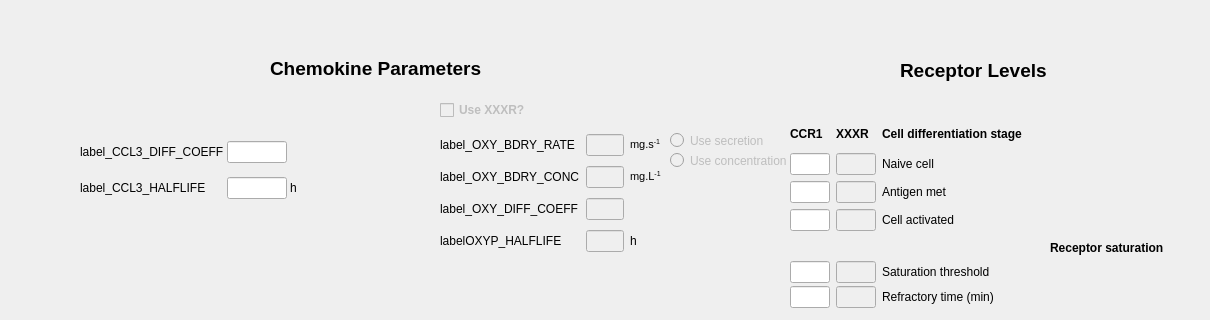
          <widget class="QWidget" name="tab_chemo">
           <attribute name="title">
            <string>Chemokine</string>
           </attribute>
           <widget class="QWidget" name="gridLayoutWidget_2">
            <property name="geometry">
             <rect>
              <x>80</x>
              <y>130</y>
              <width>217</width>
              <height>81</height>
             </rect>
            </property>
            <layout class="QGridLayout" name="gridLayout_CCR1">
             <property name="spacing">
              <number>3</number>
             </property>
             <item row="0" column="0" colspan="2">
              <widget class="QMyLabel" name="label_CCL3_DIFF_COEFF">
               <property name="text">
                <string>label_CCL3_DIFF_COEFF</string>
               </property>
              </widget>
             </item>
             <item row="0" column="2">
              <widget class="QLineEdit" name="line_CCL3_DIFF_COEFF"/>
             </item>
             <item row="1" column="0" colspan="2">
              <widget class="QMyLabel" name="label_CCL3_HALFLIFE">
               <property name="text">
                <string>label_CCL3_HALFLIFE</string>
               </property>
              </widget>
             </item>
             <item row="1" column="2">
              <widget class="QLineEdit" name="line_CCL3_HALFLIFE"/>
             </item>
             <item row="1" column="3">
              <widget class="QLabel" name="units_CCL21life">
               <property name="text">
                <string>h</string>
               </property>
              </widget>
             </item>
            </layout>
           </widget>
           <widget class="QCheckBox" name="cbox_USE_XXXR">
            <property name="enabled">
             <bool>false</bool>
            </property>
            <property name="geometry">
             <rect>
              <x>440</x>
              <y>100</y>
              <width>90</width>
              <height>20</height>
             </rect>
            </property>
            <property name="font">
             <font>
              <weight>75</weight>
              <bold>true</bold>
             </font>
            </property>
            <property name="text">
             <string>Use XXXR?</string>
            </property>
           </widget>
           <widget class="QWidget" name="gridLayoutWidget_4">
            <property name="geometry">
             <rect>
              <x>440</x>
              <y>130</y>
              <width>221</width>
              <height>126</height>
             </rect>
            </property>
            <layout class="QGridLayout" name="gridLayout_XXXR">
             <item row="1" column="0" colspan="2">
              <widget class="QMyLabel" name="label_OXY_BDRY_CONC">
               <property name="text">
                <string>label_OXY_BDRY_CONC</string>
               </property>
              </widget>
             </item>
             <item row="1" column="2">
              <widget class="QLineEdit" name="line_OXY_BDRY_CONC">
               <property name="enabled">
                <bool>false</bool>
               </property>
              </widget>
             </item>
             <item row="2" column="0" colspan="2">
              <widget class="QMyLabel" name="label_OXY_DIFF_COEFF">
               <property name="text">
                <string>label_OXY_DIFF_COEFF</string>
               </property>
              </widget>
             </item>
             <item row="2" column="2">
              <widget class="QLineEdit" name="line_OXY_DIFF_COEFF">
               <property name="enabled">
                <bool>false</bool>
               </property>
              </widget>
             </item>
             <item row="3" column="0" colspan="2">
              <widget class="QMyLabel" name="label_OXY_HALFLIFE">
               <property name="text">
                <string>labelOXYP_HALFLIFE</string>
               </property>
              </widget>
             </item>
             <item row="3" column="2">
              <widget class="QLineEdit" name="line_OXY_HALFLIFE">
               <property name="enabled">
                <bool>false</bool>
               </property>
              </widget>
             </item>
             <item row="1" column="3">
              <widget class="QLabel" name="units_OXYconc">
               <property name="text">
                <string>&lt;!DOCTYPE HTML PUBLIC &quot;-//W3C//DTD HTML 4.0//EN&quot; &quot;http://www.w3.org/TR/REC-html40/strict.dtd&quot;&gt;
&lt;html&gt;&lt;head&gt;&lt;meta name=&quot;qrichtext&quot; content=&quot;1&quot; /&gt;&lt;style type=&quot;text/css&quot;&gt;
p, li { white-space: pre-wrap; }
&lt;/style&gt;&lt;/head&gt;&lt;body style=&quot; font-family:'MS Shell Dlg 2'; font-size:8.25pt; font-weight:400; font-style:normal;&quot;&gt;
&lt;p style=&quot; margin-top:0px; margin-bottom:0px; margin-left:0px; margin-right:0px; -qt-block-indent:0; text-indent:0px;&quot;&gt;&lt;span style=&quot; font-size:8pt;&quot;&gt;mg.L&lt;/span&gt;&lt;span style=&quot; font-size:8pt; vertical-align:super;&quot;&gt;-1&lt;/span&gt;&lt;/p&gt;&lt;/body&gt;&lt;/html&gt;</string>
               </property>
              </widget>
             </item>
             <item row="3" column="3">
              <widget class="QLabel" name="units_OXYlife">
               <property name="text">
                <string>h</string>
               </property>
              </widget>
             </item>
             <item row="0" column="0" colspan="2">
              <widget class="QLabel" name="label_OXY_BDRY_RATE">
               <property name="text">
                <string>label_OXY_BDRY_RATE</string>
               </property>
              </widget>
             </item>
             <item row="0" column="2">
              <widget class="QLineEdit" name="line_OXY_BDRY_RATE">
               <property name="enabled">
                <bool>false</bool>
               </property>
              </widget>
             </item>
             <item row="0" column="3">
              <widget class="QLabel" name="units_OXYrate">
               <property name="text">
                <string>&lt;!DOCTYPE HTML PUBLIC &quot;-//W3C//DTD HTML 4.0//EN&quot; &quot;http://www.w3.org/TR/REC-html40/strict.dtd&quot;&gt;
&lt;html&gt;&lt;head&gt;&lt;meta name=&quot;qrichtext&quot; content=&quot;1&quot; /&gt;&lt;style type=&quot;text/css&quot;&gt;
p, li { white-space: pre-wrap; }
&lt;/style&gt;&lt;/head&gt;&lt;body style=&quot; font-family:'MS Shell Dlg 2'; font-size:8.25pt; font-weight:400; font-style:normal;&quot;&gt;
&lt;p style=&quot; margin-top:0px; margin-bottom:0px; margin-left:0px; margin-right:0px; -qt-block-indent:0; text-indent:0px;&quot;&gt;&lt;span style=&quot; font-size:8pt;&quot;&gt;mg&lt;/span&gt;.&lt;span style=&quot; font-size:8pt;&quot;&gt;s&lt;/span&gt;&lt;span style=&quot; font-size:8pt; vertical-align:super;&quot;&gt;-1&lt;/span&gt;&lt;/p&gt;&lt;/body&gt;&lt;/html&gt;</string>
               </property>
              </widget>
             </item>
            </layout>
           </widget>
           <widget class="QRadioButton" name="rbut_OXY_BDRY_0">
            <property name="enabled">
             <bool>false</bool>
            </property>
            <property name="geometry">
             <rect>
              <x>670</x>
              <y>130</y>
              <width>111</width>
              <height>21</height>
             </rect>
            </property>
            <property name="text">
             <string>Use secretion</string>
            </property>
           </widget>
           <widget class="QLabel" name="label_chemokine">
            <property name="geometry">
             <rect>
              <x>270</x>
              <y>60</y>
              <width>221</width>
              <height>16</height>
             </rect>
            </property>
            <property name="font">
             <font>
              <pointsize>14</pointsize>
              <weight>75</weight>
              <bold>true</bold>
             </font>
            </property>
            <property name="text">
             <string>Chemokine Parameters</string>
            </property>
           </widget>
           <widget class="QRadioButton" name="rbut_OXY_BDRY_1">
            <property name="enabled">
             <bool>false</bool>
            </property>
            <property name="geometry">
             <rect>
              <x>670</x>
              <y>150</y>
              <width>121</width>
              <height>21</height>
             </rect>
            </property>
            <property name="text">
             <string>Use concentration</string>
            </property>
            <property name="checked">
             <bool>false</bool>
            </property>
           </widget>
           <widget class="QWidget" name="gridLayoutWidget">
            <property name="geometry">
             <rect>
              <x>790</x>
              <y>120</y>
              <width>411</width>
              <height>111</height>
             </rect>
            </property>
            <layout class="QGridLayout" name="gridLayout_receptors">
             <item row="0" column="0">
              <widget class="QLabel" name="label_CCR1">
               <property name="font">
                <font>
                 <weight>75</weight>
                 <bold>true</bold>
                </font>
               </property>
               <property name="text">
                <string>CCR1</string>
               </property>
              </widget>
             </item>
             <item row="0" column="1">
              <widget class="QLabel" name="label_XXXR">
               <property name="font">
                <font>
                 <weight>75</weight>
                 <bold>true</bold>
                </font>
               </property>
               <property name="text">
                <string>XXXR</string>
               </property>
              </widget>
             </item>
             <item row="0" column="2">
              <widget class="QLabel" name="label_stagename">
               <property name="font">
                <font>
                 <weight>75</weight>
                 <bold>true</bold>
                </font>
               </property>
               <property name="text">
                <string>Cell differentiation stage</string>
               </property>
              </widget>
             </item>
             <item row="1" column="0">
              <widget class="QLineEdit" name="line_CCR1_1">
               <property name="maximumSize">
                <size>
                 <width>40</width>
                 <height>16777215</height>
                </size>
               </property>
              </widget>
             </item>
             <item row="1" column="1">
              <widget class="QLineEdit" name="line_EBI2_1">
               <property name="enabled">
                <bool>false</bool>
               </property>
               <property name="maximumSize">
                <size>
                 <width>40</width>
                 <height>16777215</height>
                </size>
               </property>
              </widget>
             </item>
             <item row="1" column="2">
              <widget class="QLabel" name="label_1">
               <property name="text">
                <string>Naive cell</string>
               </property>
              </widget>
             </item>
             <item row="2" column="2">
              <widget class="QLabel" name="label_2">
               <property name="text">
                <string>Antigen met</string>
               </property>
              </widget>
             </item>
             <item row="2" column="1">
              <widget class="QLineEdit" name="line_EBI2_2">
               <property name="enabled">
                <bool>false</bool>
               </property>
               <property name="maximumSize">
                <size>
                 <width>40</width>
                 <height>16777215</height>
                </size>
               </property>
              </widget>
             </item>
             <item row="2" column="0">
              <widget class="QLineEdit" name="line_CCR1_2">
               <property name="maximumSize">
                <size>
                 <width>40</width>
                 <height>16777215</height>
                </size>
               </property>
              </widget>
             </item>
             <item row="3" column="0">
              <widget class="QLineEdit" name="line_CCR1_3">
               <property name="maximumSize">
                <size>
                 <width>40</width>
                 <height>16777215</height>
                </size>
               </property>
              </widget>
             </item>
             <item row="3" column="1">
              <widget class="QLineEdit" name="line_EBI2_3">
               <property name="enabled">
                <bool>false</bool>
               </property>
               <property name="maximumSize">
                <size>
                 <width>40</width>
                 <height>16777215</height>
                </size>
               </property>
              </widget>
             </item>
             <item row="3" column="2">
              <widget class="QLabel" name="label_3">
               <property name="text">
                <string>Cell activated</string>
               </property>
              </widget>
             </item>
            </layout>
           </widget>
           <widget class="QLabel" name="label_receptors">
            <property name="geometry">
             <rect>
              <x>900</x>
              <y>60</y>
              <width>161</width>
              <height>21</height>
             </rect>
            </property>
            <property name="font">
             <font>
              <pointsize>14</pointsize>
              <weight>75</weight>
              <bold>true</bold>
             </font>
            </property>
            <property name="text">
             <string>Receptor Levels</string>
            </property>
           </widget>
           <widget class="QWidget" name="gridLayoutWidget_6">
            <property name="geometry">
             <rect>
              <x>790</x>
              <y>260</y>
              <width>411</width>
              <height>51</height>
             </rect>
            </property>
            <layout class="QGridLayout" name="gridLayout_saturation">
             <property name="verticalSpacing">
              <number>2</number>
             </property>
             <item row="0" column="0">
              <widget class="QLineEdit" name="line_CCR1_SAT_THRESHOLD">
               <property name="maximumSize">
                <size>
                 <width>40</width>
                 <height>16777215</height>
                </size>
               </property>
              </widget>
             </item>
             <item row="0" column="1">
              <widget class="QLineEdit" name="line_EBI2_sat_threshold">
               <property name="enabled">
                <bool>false</bool>
               </property>
               <property name="maximumSize">
                <size>
                 <width>40</width>
                 <height>16777215</height>
                </size>
               </property>
              </widget>
             </item>
             <item row="0" column="2">
              <widget class="QLabel" name="label_threshold">
               <property name="text">
                <string>Saturation threshold             </string>
               </property>
              </widget>
             </item>
             <item row="1" column="0">
              <widget class="QLineEdit" name="line_CCR1_REFRACTORY_TIME">
               <property name="maximumSize">
                <size>
                 <width>40</width>
                 <height>16777215</height>
                </size>
               </property>
              </widget>
             </item>
             <item row="1" column="1">
              <widget class="QLineEdit" name="line_EBI2_refractory_time">
               <property name="enabled">
                <bool>false</bool>
               </property>
               <property name="maximumSize">
                <size>
                 <width>40</width>
                 <height>16777215</height>
                </size>
               </property>
              </widget>
             </item>
             <item row="1" column="2">
              <widget class="QLabel" name="label_time">
               <property name="text">
                <string>Refractory time (min)</string>
               </property>
              </widget>
             </item>
            </layout>
           </widget>
           <widget class="QLabel" name="label_saturation">
            <property name="geometry">
             <rect>
              <x>1050</x>
              <y>240</y>
              <width>121</width>
              <height>16</height>
             </rect>
            </property>
            <property name="font">
             <font>
              <weight>75</weight>
              <bold>true</bold>
             </font>
            </property>
            <property name="text">
             <string>Receptor saturation</string>
            </property>
           </widget>
          </widget>
